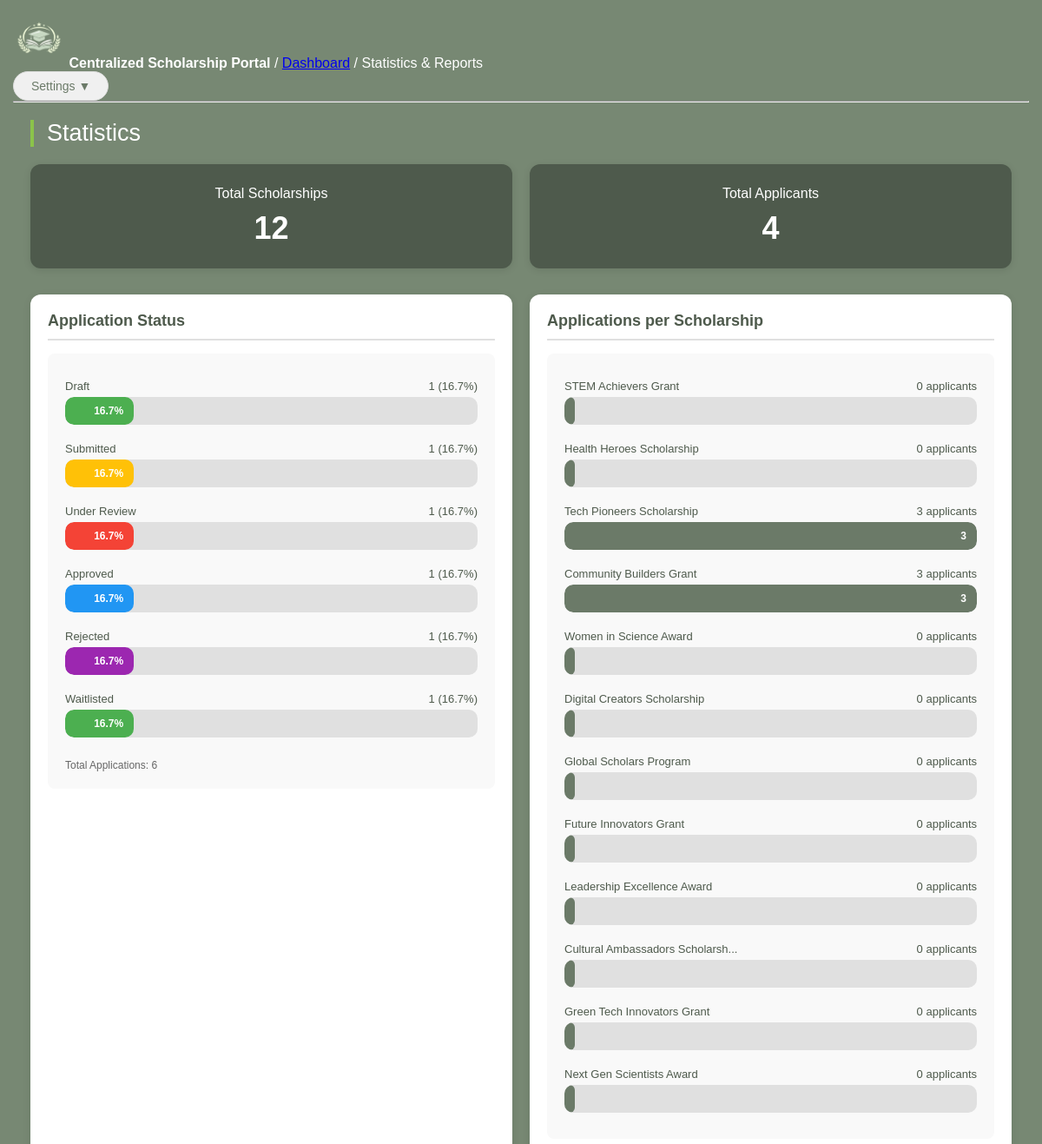
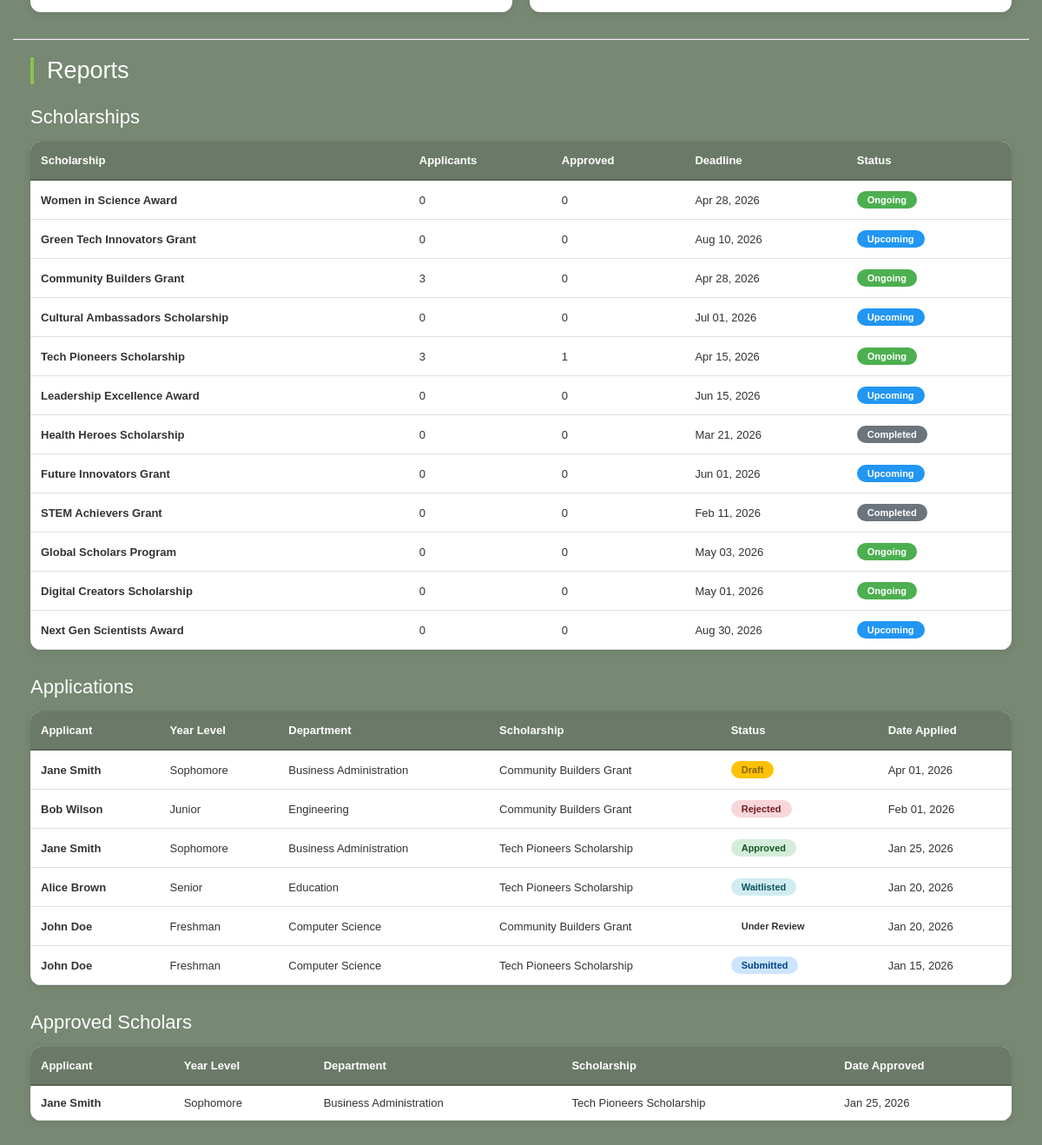
Page /Frontends/Server-side/statistics_reports.php on the committed database (2 pictures, top to bottom).
### tables this page shows
CREATE TABLE `SCHOLARSHIPS` (
  `scholarship_id` int(11) NOT NULL,
  `title` varchar(45) NOT NULL,
  `description` varchar(45) NOT NULL,
  `deadline` datetime NOT NULL,
  `eligibility` text NOT NULL,
  `requirements` text NOT NULL,
  `release_status` enum('Draft','Published') NOT NULL,
  `status` enum('Completed','Ongoing','Upcoming') NOT NULL,
  `created_by` int(11) NOT NULL,
  `created_at` datetime NOT NULL
);

CREATE TABLE `APPLICATIONS` (
  `application_id` int(11) NOT NULL,
  `student_id` int(11) NOT NULL,
  `scholarship_id` int(11) NOT NULL,
  `status` enum('Draft','Submitted','Under Review','Approved','Rejected','Waitlisted') NOT NULL,
  `submission_date` datetime NOT NULL,
  `reviewed_by` int(11) DEFAULT NULL,
  `review_date` datetime DEFAULT NULL
);

CREATE TABLE `STUDENTS` (
  `student_id` int(11) NOT NULL,
  `account_id` int(11) NOT NULL,
  `first_name` varchar(45) NOT NULL,
  `last_name` varchar(45) NOT NULL,
  `department` varchar(45) NOT NULL,
  `year_level` enum('Freshman','Sophomore','Junior','Senior') NOT NULL,
  `contact_num` int(11) NOT NULL
);

### Frontends/Server-side/statistics_reports.php (the view, shortened to what this page needs)
<?php
require '../../db_connect.php';
$total_scholarships_query = mysqli_query($conn, "SELECT COUNT(*) as total FROM scholarships");
$total_scholarships = mysqli_fetch_assoc($total_scholarships_query)['total'];
$total_applicants_query = mysqli_query($conn, "SELECT COUNT(DISTINCT student_id) as total FROM applications");
$total_applicants = mysqli_fetch_assoc($total_applicants_query)['total'];
$status_count_query = mysqli_query($conn, "SELECT status, COUNT(*) as count FROM applications GROUP BY status");
$status_data = [];
while($row = mysqli_fetch_assoc($status_count_query)){
    $status_data[$row['status']] = $row['count'];
}
$app_per_schol = "SELECT s.title, COUNT(a.application_id) as applicant_count
                    FROM scholarships s
                    LEFT JOIN applications a ON s.scholarship_id = a.scholarship_id
                    GROUP BY s.scholarship_id";
$app_per_schol_query = mysqli_query($conn, $app_per_schol);
$scholarship_applications = [];
while($row = mysqli_fetch_assoc($app_per_schol_query)){
    $scholarship_applications[] = $row;
}
$schol_report = "SELECT s.scholarship_id, s.title, s.deadline, s.status,
                            COUNT(DISTINCT a.application_id) as total_applicants,
                            COUNT(DISTINCT CASE WHEN a.status = 'Approved' THEN a.student_id END) as approved_count
                        FROM scholarships s
                        LEFT JOIN applications a ON s.scholarship_id = a.scholarship_id
                        GROUP BY s.scholarship_id
                        ORDER BY s.created_at DESC";
$schol_report_query = mysqli_query($conn, $schol_report);
$schol_report_data = [];
while($row = mysqli_fetch_assoc($schol_report_query)){
    $schol_report_data[] = $row;
}
$app_report = "SELECT a.application_id, a.status as application_status, a.submission_date,
                    CONCAT(s.first_name, ' ', s.last_name) as applicant_name,
                    s.year_level, s.department, sch.title as scholarship_title, sch.deadline as scholarship_deadline
                FROM applications a
                JOIN students s ON a.student_id = s.student_id
                JOIN scholarships sch ON a.scholarship_id = sch.scholarship_id
                ORDER BY a.submission_date DESC";
$app_report_query = mysqli_query($conn, $app_report);
$app_report_data = [];
while($row = mysqli_fetch_assoc($app_report_query)){
    $app_report_data[] = $row;
}
$approved_report = "SELECT a.application_id, a.submission_date,
                        CONCAT(s.first_name, ' ', s.last_name) as applicant_name,
                        s.year_level, s.department, sch.title as scholarship_title, a.status as application_status
                    FROM applications a
                    JOIN students s ON a.student_id = s.student_id
                    JOIN scholarships sch ON a.scholarship_id = sch.scholarship_id
                    WHERE a.status = 'Approved'
                    ORDER BY a.submission_date DESC";
$approved_report_query = mysqli_query($conn, $approved_report);
$approved_scholars = [];
while($row = mysqli_fetch_assoc($approved_report_query)){
    $approved_scholars[] = $row;
}
?>
<!DOCTYPE html>
<html>
    <head>
        <link rel="stylesheet" href="stats_report_design.css">
    </head>
    <body>
        <header>
            <img src="../../Frontends/icons/CSP_logo.png" alt="CSP_logo" width="60" height="60">
            <strong>Centralized Scholarship Portal</strong>
            <span> / <a href="Server_Dashboard.php">Dashboard</a> / Statistics & Reports</span>
        </header>
            <div class="settings-dropdown">
                <button class="settings-btn">Settings ▼</button>
            </div>
        <hr>
        <div class="container">
            <h1>Statistics</h1>
            <div class="stats-grid">
                <div class="stat-card">
                    <strong>Total Scholarships</strong>
                    <p><?php echo $total_scholarships; ?></p>
                </div>
                <div class="stat-card">
                    <strong>Total Applicants</strong>
                    <p><?php echo $total_applicants; ?></p>
                </div>
            </div>
            <div class="charts-section">
                <div class="chart-card">
                    <h3>Application Status</h3>
                    <div class="chart-placeholder">
                        <?php if(empty($status_data)): ?>
                            <p>No application data available.</p>
                        <?php else: ?>
                            <?php
                            $total_applications = array_sum($status_data);
                            $colors = ['#4caf50', '#ffc107', '#f44336', '#2196f3', '#9c27b0'];
                            $color_index = 0;
                            foreach($status_data as $status => $count):
                                $percentage = ($count / $total_applications) * 100;
                                $color = $colors[$color_index % count($colors)];
                            ?>
                            <div class="chart-item">
                                <div class="chart-label">
                                    <span><?php echo ucfirst($status); ?></span>
                                    <span><?php echo $count; ?> (<?php echo round($percentage, 1); ?>%)</span>
                                </div>
                                <div class="chart-bar">
                                    <div class="chart-fill" style="width: <?php echo $percentage; ?>%; background: <?php echo $color; ?>;">
                                        <?php if($percentage > 10): ?>
                                            <?php echo round($percentage, 1); ?>%
                                        <?php endif; ?>
                                    </div>
                                </div>
                            </div>
                            <?php $color_index++; endforeach; ?>
                            <p style="margin-top: 15px; font-size: 12px; color: #666;">Total Applications: <?php echo $total_applications; ?></p>
                        <?php endif; ?>
                    </div>
                </div>
                <div class="chart-card">
                    <h3>Applications per Scholarship</h3>
                    <div class="chart-placeholder">
                        <?php if(empty($scholarship_applications)): ?>
                            <p>No scholarship application data available.</p>
                        <?php else: ?>
                            <?php
                            $max_applicants = max(array_column($scholarship_applications, 'applicant_count'));
                            $max_applicants = $max_applicants > 0 ? $max_applicants : 1;
                            foreach($scholarship_applications as $item):
                                $percentage = ($item['applicant_count'] / $max_applicants) * 100;
                            ?>
                            <div class="chart-item">
                                <div class="chart-label">
                                    <span><?php echo htmlspecialchars(substr($item['title'], 0, 30)); if(strlen($item['title']) > 30) echo '...'; ?></span>
                                    <span><?php echo $item['applicant_count']; ?> applicants</span>
                                </div>
                                <div class="chart-bar">
                                    <div class="chart-fill" style="width: <?php echo $percentage; ?>%;">
                                        <?php if($percentage > 15): ?>
                                            <?php echo $item['applicant_count']; ?>
                                        <?php endif; ?>
                                    </div>
                                </div>
                            </div>
                            <?php endforeach; ?>
                        <?php endif; ?>
                    </div>
                </div>
            </div>
        </div>
        <hr>
        <div class="container">
            <h1>Reports</h1>
            <h2>Scholarships</h2>
            <div class="table-container">
                <table>
                    <thead>
                        <tr>
                            <th>Scholarship</th>
                            <th>Applicants</th>
                            <th>Approved</th>
                            <th>Deadline</th>
                            <th>Status</th>
                        </tr>
                    </thead>
                    <tbody>
                        <?php if(!empty($schol_report_data)): ?>
                            <?php foreach($schol_report_data as $scholarship): ?>
                                <tr>
                                    <td><strong><?php echo htmlspecialchars($scholarship['title']); ?></strong></td>
                                    <td><?php echo $scholarship['total_applicants']; ?></td>
                                    <td><?php echo $scholarship['approved_count']; ?></td>
                                    <td><?php echo date('M d, Y', strtotime($scholarship['deadline'])); ?></td>
                                    <td><span class="status-badge status-<?php echo strtolower($scholarship['status']); ?>"><?php echo $scholarship['status']; ?></span></td>
                                </tr>
                            <?php endforeach; ?>
                        <?php else: ?>
                            <tr class="empty-row">
                                <td colspan="6">No scholarship data available.</td>
                            </tr>
                        <?php endif; ?>
                    </tbody>
                </table>
            </div>
            <h2>Applications</h2>
            <div class="table-container">
                <table>
                    <thead>
                        <tr>
                            <th>Applicant</th>
                            <th>Year Level</th>
                            <th>Department</th>
                            <th>Scholarship</th>
                            <th>Status</th>
                            <th>Date Applied</th>
                        </tr>
                    </thead>
                    <tbody>
                        <?php if(!empty($app_report_data)): ?>
                            <?php foreach($app_report_data as $application): ?>
                                <tr>
                                    <td><strong><?php echo htmlspecialchars($application['applicant_name']); ?></strong></td>
                                    <td><?php echo htmlspecialchars($application['year_level']); ?></td>
                                    <td><?php echo htmlspecialchars($application['department']); ?></td>
                                    <td><?php echo htmlspecialchars($application['scholarship_title']); ?></td>
                                    <td><span class="status-badge status-<?php echo strtolower($application['application_status']); ?>"><?php echo $application['application_status']; ?></span></td>
                                    <td><?php echo date('M d, Y', strtotime($application['submission_date'])); ?></td>
                                </tr>
                            <?php endforeach; ?>
                        <?php else: ?>
                            <tr class="empty-row">
                                <td colspan="6">No application data available.</td>
                            </tr>
                        <?php endif; ?>
                    </tbody>
                </table>
            </div>
            <h2>Approved Scholars</h2>
            <div class="table-container">
                <table>
                    <thead>
                        <tr>
                            <th>Applicant</th>
                            <th>Year Level</th>
                            <th>Department</th>
                            <th>Scholarship</th>
                            <th>Date Approved</th>
                        </tr>
                    </thead>
                    <tbody>
                        <?php if(!empty($approved_scholars)): ?>
                            <?php foreach($approved_scholars as $scholar): ?>
                                <tr>
                                    <td><strong><?php echo htmlspecialchars($scholar['applicant_name']); ?></strong></td>
                                    <td><?php echo htmlspecialchars($scholar['year_level']); ?></td>
                                    <td><?php echo htmlspecialchars($scholar['department']); ?></td>
                                    <td><?php echo htmlspecialchars($scholar['scholarship_title']); ?></td>
                                    <td><?php echo date('M d, Y', strtotime($scholar['submission_date'])); ?></td>
                                </tr>
                            <?php endforeach; ?>
                        <?php else: ?>
                            <tr class="empty-row">
                                <td colspan="5">No approved scholars yet.</td>
                            </tr>
                        <?php endif; ?>
                    </tbody>
                </table>
            </div>
        </div>
    </body>
</html>

### rows in the picture
scholarships: title "Women in Science Award", total_applicants "0", approved_count "0", deadline "Apr 28, 2026", status "Ongoing"
scholarships: title "Green Tech Innovators Grant", total_applicants "0", approved_count "0", deadline "Aug 10, 2026", status "Upcoming"
scholarships: title "Community Builders Grant", total_applicants "3", approved_count "0", deadline "Apr 28, 2026", status "Ongoing"
scholarships: title "Cultural Ambassadors Scholarship", total_applicants "0", approved_count "0", deadline "Jul 01, 2026", status "Upcoming"
scholarships: title "Tech Pioneers Scholarship", total_applicants "3", approved_count "1", deadline "Apr 15, 2026", status "Ongoing"
scholarships: title "Leadership Excellence Award", total_applicants "0", approved_count "0", deadline "Jun 15, 2026", status "Upcoming"
scholarships: title "Health Heroes Scholarship", total_applicants "0", approved_count "0", deadline "Mar 21, 2026", status "Completed"
scholarships: title "Future Innovators Grant", total_applicants "0", approved_count "0", deadline "Jun 01, 2026", status "Upcoming"
scholarships: title "STEM Achievers Grant", total_applicants "0", approved_count "0", deadline "Feb 11, 2026", status "Completed"
scholarships: title "Global Scholars Program", total_applicants "0", approved_count "0", deadline "May 03, 2026", status "Ongoing"
scholarships: title "Digital Creators Scholarship", total_applicants "0", approved_count "0", deadline "May 01, 2026", status "Ongoing"
scholarships: title "Next Gen Scientists Award", total_applicants "0", approved_count "0", deadline "Aug 30, 2026", status "Upcoming"
applications: applicant_name "Jane Smith", student.year_level "Sophomore", student.department "Business Administration", scholarship.title "Community Builders Grant", status "Draft", submission_date "Apr 01, 2026"
applications: applicant_name "Bob Wilson", student.year_level "Junior", student.department "Engineering", scholarship.title "Community Builders Grant", status "Rejected", submission_date "Feb 01, 2026"
applications: applicant_name "Jane Smith", student.year_level "Sophomore", student.department "Business Administration", scholarship.title "Tech Pioneers Scholarship", status "Approved", submission_date "Jan 25, 2026"
applications: applicant_name "Alice Brown", student.year_level "Senior", student.department "Education", scholarship.title "Tech Pioneers Scholarship", status "Waitlisted", submission_date "Jan 20, 2026"
applications: applicant_name "John Doe", student.year_level "Freshman", student.department "Computer Science", scholarship.title "Community Builders Grant", status "Under Review", submission_date "Jan 20, 2026"
applications: applicant_name "John Doe", student.year_level "Freshman", student.department "Computer Science", scholarship.title "Tech Pioneers Scholarship", status "Submitted", submission_date "Jan 15, 2026"

### other values in the picture
$total_scholarships "12"
$total_applicants "4"
$status "Draft"
$count "1"
$percentage "16.7"
$status "Submitted"
$status "Under Review"
$status "Approved"
$status "Rejected"
$status "Waitlisted"
$total_applications "6"
substr($item['title'], 0, 30) "STEM Achievers Grant"
$item['applicant_count'] "0"
substr($item['title'], 0, 30) "Health Heroes Scholarship"
substr($item['title'], 0, 30) "Tech Pioneers Scholarship"
